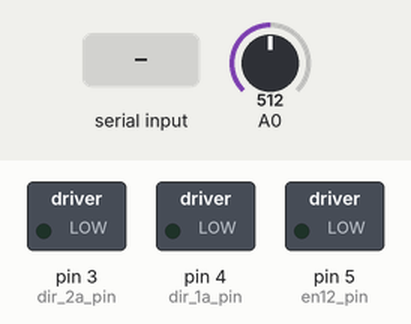
This sketch was run on a simulated Arduino Uno, built with avr-gcc and run on an emulated ATmega328P. Shown: switched loads named in the sketch (green lamp = pin HIGH). The inputs (shaded band) are chosen by the test bench; at power-on: A0 = 512. What the sketch prints to the serial monitor is not drawn.

Above: at 1.2 s.
1.3 s: "1" received over Serial
At 3.2 s:
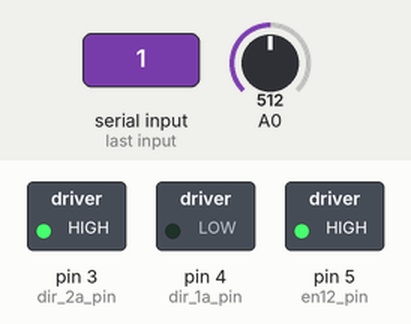
3.8 s: "0" received over Serial
At 5.9 s:
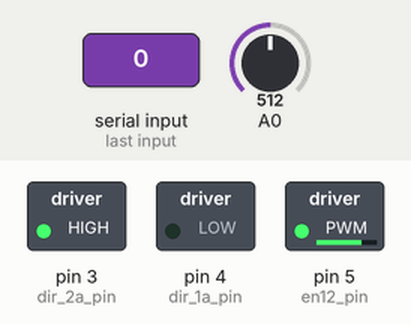
6.8 s: "2" received over Serial
Timing chart, 0 to 18.8 s (numbered marks = the images above; inputs shaded):
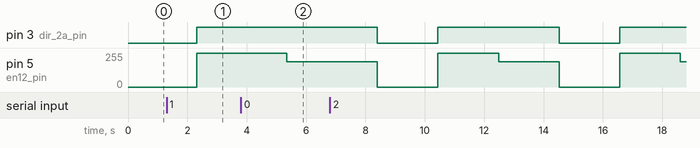

The sketch:

Arduino.ino
```cpp
#include <ArduinoJson.h>
StaticJsonDocument<200> controlJson;
StaticJsonDocument<200> messageJson;
DeserializationError error;
/****************************************
 * DC
 */
const int en12_pin = 5;
const int dir_1a_pin = 4;
const int dir_2a_pin = 3;
// faster == true: nhanh dần
// faster_cache == false: chậm dần
bool faster = true;
bool faster_cache = false;
// CW == true: CW
// CW == false: CCW
int CW = true;
int CW_cache = false;
int dc_count = 0;
#define SPEED_1 0
#define SPEED_2 190
#define SPEED_3 255
#define SPEED_1_LOWERBOUND 1
#define SPEED_1_UPPERBOUND 200
#define SPEED_2_LOWERBOUND 201
#define SPEED_2_UPPERBOUND 400
#define SPEED_3_LOWERBOUND 401
#define SPEED_3_UPPERBOUND 600
// sensor
int sensor_delay_count = 0;
const int sensor_max_delay = 5;
int sensor_value = 0;
/****************************************
 * Main
 */
void setup() {
  Serial.begin(115200);
  pinMode(en12_pin, OUTPUT);
  pinMode(dir_1a_pin, OUTPUT);
  pinMode(dir_2a_pin, OUTPUT);
  digitalWrite(dir_1a_pin, LOW);
  digitalWrite(dir_2a_pin, LOW);
  analogWrite(en12_pin, 0);
}

void loop() {
  /************************************
   *   read sensor value and send message
   */
  if (sensor_delay_count == 0) {
    sensor_value = analogRead(A0);
    messageJson["sensor_value"] = sensor_value;
    serializeJson(messageJson, Serial);
  }
  sensor_delay_count++;
  if (sensor_delay_count == sensor_max_delay)
    sensor_delay_count = 0;
  // Listening for DC control Message
  if (Serial.available()) {
    error = deserializeJson(controlJson, Serial);
    if (!error) {
      CW = controlJson["CW"].as<bool>();
      faster = controlJson["faster"].as<bool>();
    }
  }
  /************************************
   *   DC motor control
   */
  // CW <=> CCW
  if (CW != CW_cache) {
    // brake
    digitalWrite(dir_2a_pin, LOW);
    digitalWrite(dir_1a_pin, LOW);
    analogWrite(en12_pin, 0);
    CW_cache = CW;
    faster_cache = !faster;
  }
  // Nhanh dần <=> Chậm dần
  // reset dc_count
  if (faster != faster_cache) {
    faster_cache = faster;
    if (faster)
      dc_count = SPEED_1_LOWERBOUND;  // Nhanh dần
    else
      dc_count = SPEED_3_UPPERBOUND;  // Chậm dần
  }
  // choose speed to rotate
  if (dc_count == SPEED_1_LOWERBOUND && faster || dc_count == SPEED_1_UPPERBOUND && !faster) {
    digitalWrite(dir_1a_pin, LOW);
    digitalWrite(dir_2a_pin, LOW);
    analogWrite(en12_pin, SPEED_1);
  }
  else if (dc_count == SPEED_2_LOWERBOUND && faster || dc_count == SPEED_2_UPPERBOUND && !faster) {
    if (faster) {
      if (CW) digitalWrite(dir_1a_pin, HIGH);
      else digitalWrite(dir_2a_pin, HIGH);
    }
    analogWrite(en12_pin, SPEED_2);
  } else if (dc_count == SPEED_3_LOWERBOUND && faster || dc_count == SPEED_3_UPPERBOUND && !faster) {
    if (!faster) {
      if (CW) digitalWrite(dir_1a_pin, HIGH);
      else digitalWrite(dir_2a_pin, HIGH);
    }
    analogWrite(en12_pin, SPEED_3);
  }
  // update dc_count
  if (faster) {
    ++dc_count;
    if (dc_count > SPEED_3_UPPERBOUND) dc_count = SPEED_1_LOWERBOUND;
  } else {
    --dc_count;
    if (dc_count < SPEED_1_LOWERBOUND) dc_count = SPEED_3_UPPERBOUND;  //reset speed
  }

  delay(10);
}
```

Measured:
- after the input at 1.3 s, pin 3 (dir_2a_pin): LOW → HIGH after 1.0 s; pin 4 (dir_1a_pin): stays LOW (without the input it goes to HIGH after 0.75 s); pin 5 (en12_pin): 0/255 → 255/255 after 1.0 s
- after the input at 3.8 s, pin 3 (dir_2a_pin): stays HIGH (without the input it goes to LOW after 2.6 s)
